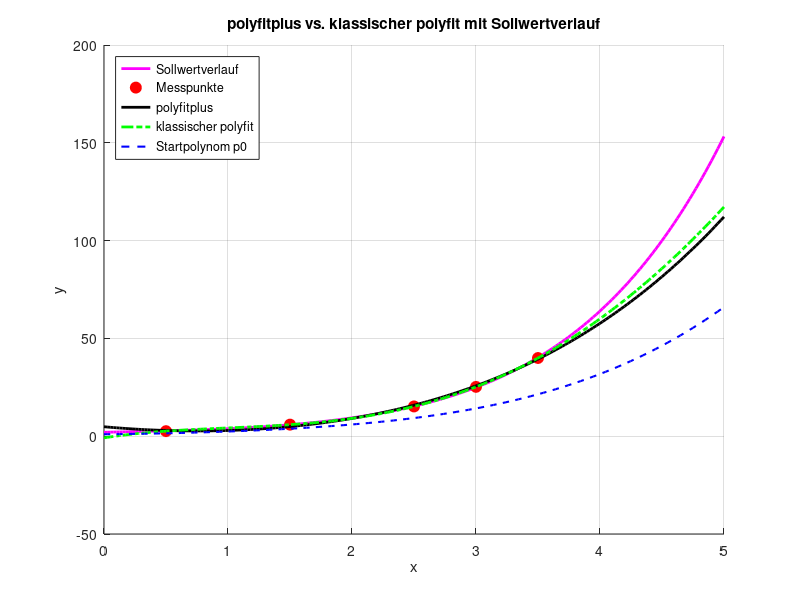

Reproduce this figure in MATLAB.
%% polyfit vs. polyfitplus Beispiel mit Sollwertverlauf

clear; clc; close all;

% 1. Sollwertverlauf (ideal)
x_dense = linspace(0, 5, 200);          % dichte x-Werte für Kurve
y_soll = 0.05*x_dense.^5 - 0.2*x_dense.^4 + x_dense.^3 - 0.5*x_dense.^2 + 1.5*x_dense + 2;

%% 2. Messpunkte (z.B. simuliert mit kleinen Abweichungen)
x_meas = [0.5 1.5 2.5 3 3.5];          % Stützstellen
y_meas = interp1(x_dense, y_soll, x_meas) + 0.2*randn(size(x_meas));  % kleine Messabweichungen

%% 3. Startpolynom p0 (z.B. theoretisch aus Teilinformationen, Grad 4)
p0 = [0.1, -0.2, 1, 0.5, 1]; % Grad 4: a4..a0

%% 4. polyfitplus
n = 5;       % gewünschter Endgrad
nfit = 2;    % nur Terme bis 2. Ordnung fitbar

% Startpolynom auswerten an Messpunkten
yp0 = polyval(p0, x_meas);

% Differenz zur Messung bilden
yfit = y_meas - yp0;

% Teilfit für niedrige Terme
pfit = polyfit(x_meas, yfit, nfit);

% pfit auffüllen auf Länge p0
pfit_extended = [zeros(1, length(p0)-length(pfit)), pfit];

% Endpolynom
p_plus = p0 + pfit_extended;

%% 5. Klassischer polyfit (Gesamtfit)
nklass = min(n, length(x_meas)-1);  % klassische polyfit Einschränkung
p_classic = polyfit(x_meas, y_meas, nklass);

%% 6. Auswertung für dichten Plot
y_plus = polyval(p_plus, x_dense);
y_classic = polyval(p_classic, x_dense);

%% 7. Plotten
figure; hold on; grid on;
plot(x_dense, y_soll, 'm-', 'LineWidth', 2);       % Sollwertverlauf
plot(x_meas, y_meas, 'ro', 'MarkerSize', 8, 'MarkerFaceColor','r'); % Messpunkte
plot(x_dense, y_plus, 'k-', 'LineWidth', 2);       % polyfitplus
plot(x_dense, y_classic, 'g-.', 'LineWidth', 2);  % klassischer polyfit
plot(x_dense, polyval(p0, x_dense), 'b--', 'LineWidth', 1.5);         % Startpolynom

legend('Sollwertverlauf','Messpunkte','polyfitplus','klassischer polyfit','Startpolynom p0','Location','NorthWest');
xlabel('x'); ylabel('y');
title('polyfitplus vs. klassischer polyfit mit Sollwertverlauf');
